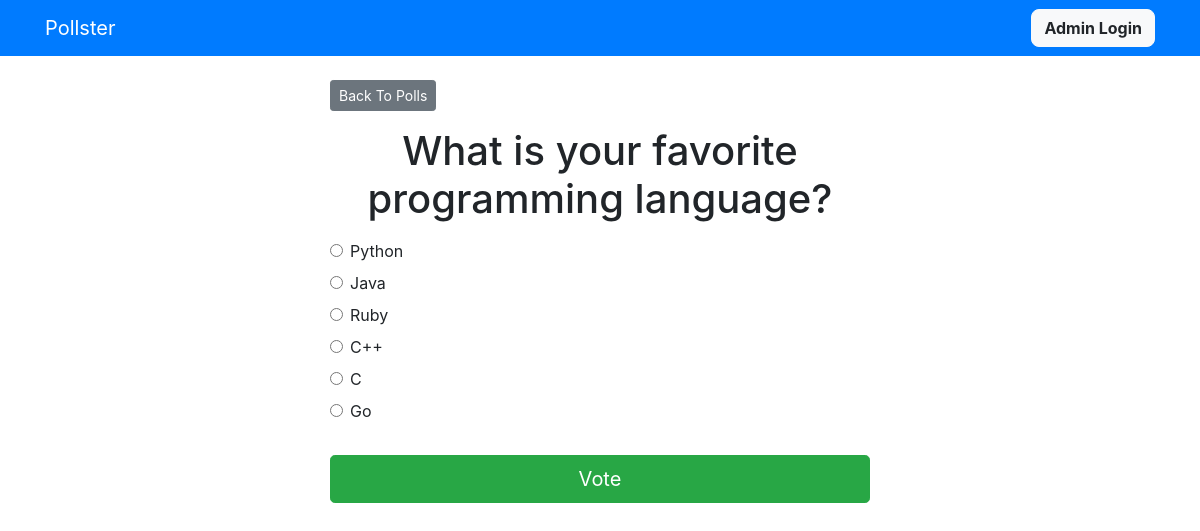
The page /polls/1/ on the database its author committed.
### polls/models.py (models this page shows, shortened)
class Question(models.Model):
    question_text = models.CharField(max_length=200)
    pub_date = models.DateTimeField('date published')

class Choice(models.Model):
    question = models.ForeignKey(Question, on_delete=models.CASCADE)
    choice_text = models.CharField(max_length=200)
    votes = models.IntegerField(default=0)

### polls/views.py (the view)
# urls.py: path('<int:question_id>/', views.detail, name='detail'),
def detail(request, question_id):
  try:
    question = Question.objects.get(pk=question_id)
  except Question.DoesNotExist:
    raise Http404("Question does not exist")
  return render(request, 'polls/detail.html', { 'question': question })

### templates/polls/detail.html (shortened to what this page needs)
{% extends 'base.html' %}
{% block content %}
<a class="btn btn-secondary btn-sm mb-3" href="{% url 'polls:index' %}">Back To Polls</a>
<h1 class="text-center mb-3">{{ question.question_text }}</h1>
<form action="{% url 'polls:vote' question.id %}" method="post">
	{% for choice in question.choice_set.all %}
		<div class="form-check">
			<input
				type="radio"
				name="choice"
				class="form-check-input"
				id="choice{{ forloop.counter }}"
				value="{{ choice.id }}"
			/>
			<label for="choice{{ forloop.counter }}">{{ choice.choice_text }}</label
			>
		</div>
	{% endfor %}
	<input type="submit" value="Vote" class="btn btn-success btn-lg btn-block mt-4" />
</form>
{% endblock %}

### rows shown on the page
Question: question_text "What is your favorite programming language?"
Choice: choice_text "Python"
Choice: choice_text "Java"
Choice: choice_text "Ruby"
Choice: choice_text "C++"
Choice: choice_text "C"
Choice: choice_text "Go"
